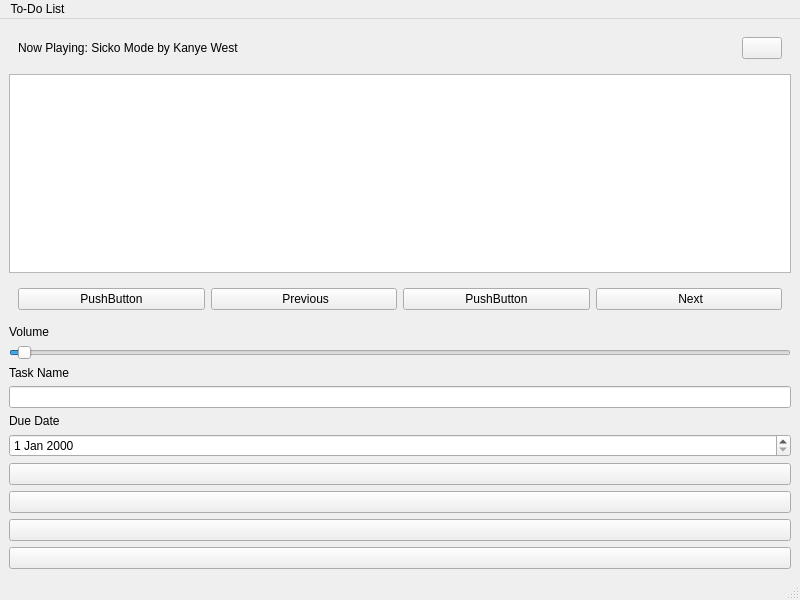
<?xml version="1.0" encoding="UTF-8"?>
<ui version="4.0">
 <class>MainWindow</class>
 <widget class="QMainWindow" name="MainWindow">
  <property name="geometry">
   <rect>
    <x>0</x>
    <y>0</y>
    <width>800</width>
    <height>600</height>
   </rect>
  </property>
  <property name="windowTitle">
   <string>MainWindow</string>
  </property>
  <widget class="QWidget" name="centralwidget">
   <layout class="QVBoxLayout" name="verticalLayout">
    <item>
     <widget class="QWidget" name="widget_2" native="true">
      <layout class="QGridLayout" name="gridLayout">
       <item row="0" column="0">
        <widget class="QLabel" name="nowPlayingLabel">
         <property name="text">
          <string>Now Playing: Sicko Mode by Kanye West</string>
         </property>
        </widget>
       </item>
       <item row="0" column="1" alignment="Qt::AlignmentFlag::AlignRight|Qt::AlignmentFlag::AlignVCenter">
        <widget class="QPushButton" name="lightMode">
         <property name="sizePolicy">
          <sizepolicy hsizetype="Minimum" vsizetype="Fixed">
           <horstretch>0</horstretch>
           <verstretch>0</verstretch>
          </sizepolicy>
         </property>
         <property name="minimumSize">
          <size>
           <width>0</width>
           <height>0</height>
          </size>
         </property>
         <property name="text">
          <string/>
         </property>
        </widget>
       </item>
      </layout>
     </widget>
    </item>
    <item>
     <widget class="QListWidget" name="taskList">
      <property name="dragEnabled">
       <bool>true</bool>
      </property>
      <property name="dragDropMode">
       <enum>QAbstractItemView::DragDropMode::InternalMove</enum>
      </property>
      <property name="defaultDropAction">
       <enum>Qt::DropAction::MoveAction</enum>
      </property>
     </widget>
    </item>
    <item>
     <widget class="QWidget" name="widget" native="true">
      <layout class="QGridLayout" name="gridLayout_2">
       <item row="0" column="0">
        <layout class="QHBoxLayout" name="horizontalLayout_2">
         <item>
          <widget class="QPushButton" name="shuffleButton">
           <property name="text">
            <string>PushButton</string>
           </property>
          </widget>
         </item>
         <item>
          <widget class="QPushButton" name="previousSongButton">
           <property name="text">
            <string> Previous</string>
           </property>
          </widget>
         </item>
         <item>
          <widget class="QPushButton" name="pausePlayButton">
           <property name="text">
            <string>PushButton</string>
           </property>
          </widget>
         </item>
         <item>
          <widget class="QPushButton" name="nextSongButton">
           <property name="text">
            <string> Next</string>
           </property>
          </widget>
         </item>
        </layout>
       </item>
      </layout>
     </widget>
    </item>
    <item>
     <widget class="QLabel" name="volumeLabel">
      <property name="text">
       <string>Volume</string>
      </property>
     </widget>
    </item>
    <item>
     <widget class="QSlider" name="volumeSlider">
      <property name="maximum">
       <number>100</number>
      </property>
      <property name="singleStep">
       <number>1</number>
      </property>
      <property name="value">
       <number>1</number>
      </property>
      <property name="orientation">
       <enum>Qt::Orientation::Horizontal</enum>
      </property>
     </widget>
    </item>
    <item>
     <widget class="QLabel" name="taskNameLabel">
      <property name="text">
       <string>Task Name</string>
      </property>
     </widget>
    </item>
    <item>
     <widget class="QLineEdit" name="taskInput"/>
    </item>
    <item>
     <widget class="QLabel" name="dueDateLabel">
      <property name="text">
       <string>Due Date</string>
      </property>
     </widget>
    </item>
    <item>
     <widget class="QDateEdit" name="dueDate"/>
    </item>
    <item>
     <widget class="QPushButton" name="addButton">
      <property name="styleSheet">
       <string notr="true"/>
      </property>
      <property name="text">
       <string/>
      </property>
      <property name="icon">
       <iconset resource="resources.qrc">
        <normaloff>:/resources/icons/Add.png</normaloff>:/resources/icons/Add.png</iconset>
      </property>
     </widget>
    </item>
    <item>
     <widget class="QPushButton" name="deleteButton">
      <property name="text">
       <string/>
      </property>
     </widget>
    </item>
    <item>
     <widget class="QPushButton" name="saveButton">
      <property name="text">
       <string/>
      </property>
     </widget>
    </item>
    <item>
     <widget class="QPushButton" name="loadButton">
      <property name="text">
       <string/>
      </property>
     </widget>
    </item>
   </layout>
  </widget>
  <widget class="QMenuBar" name="menubar">
   <property name="geometry">
    <rect>
     <x>0</x>
     <y>0</y>
     <width>800</width>
     <height>21</height>
    </rect>
   </property>
   <widget class="QMenu" name="menuTo_Do_List">
    <property name="title">
     <string>To-Do List</string>
    </property>
   </widget>
   <addaction name="menuTo_Do_List"/>
  </widget>
  <widget class="QStatusBar" name="statusbar"/>
 </widget>
 <resources>
  <include location="resources.qrc"/>
 </resources>
 <connections>
  <connection>
   <sender>addButton</sender>
   <signal>clicked()</signal>
   <receiver>MainWindow</receiver>
   <slot>on_addButton_clicked()</slot>
   <hints>
    <hint type="sourcelabel">
     <x>402</x>
     <y>534</y>
    </hint>
    <hint type="destinationlabel">
     <x>402</x>
     <y>574</y>
    </hint>
   </hints>
  </connection>
 </connections>
 <slots>
  <slot>on_addButton_clicked()</slot>
  <slot>on_deleteButton_clicked()</slot>
 </slots>
</ui>
